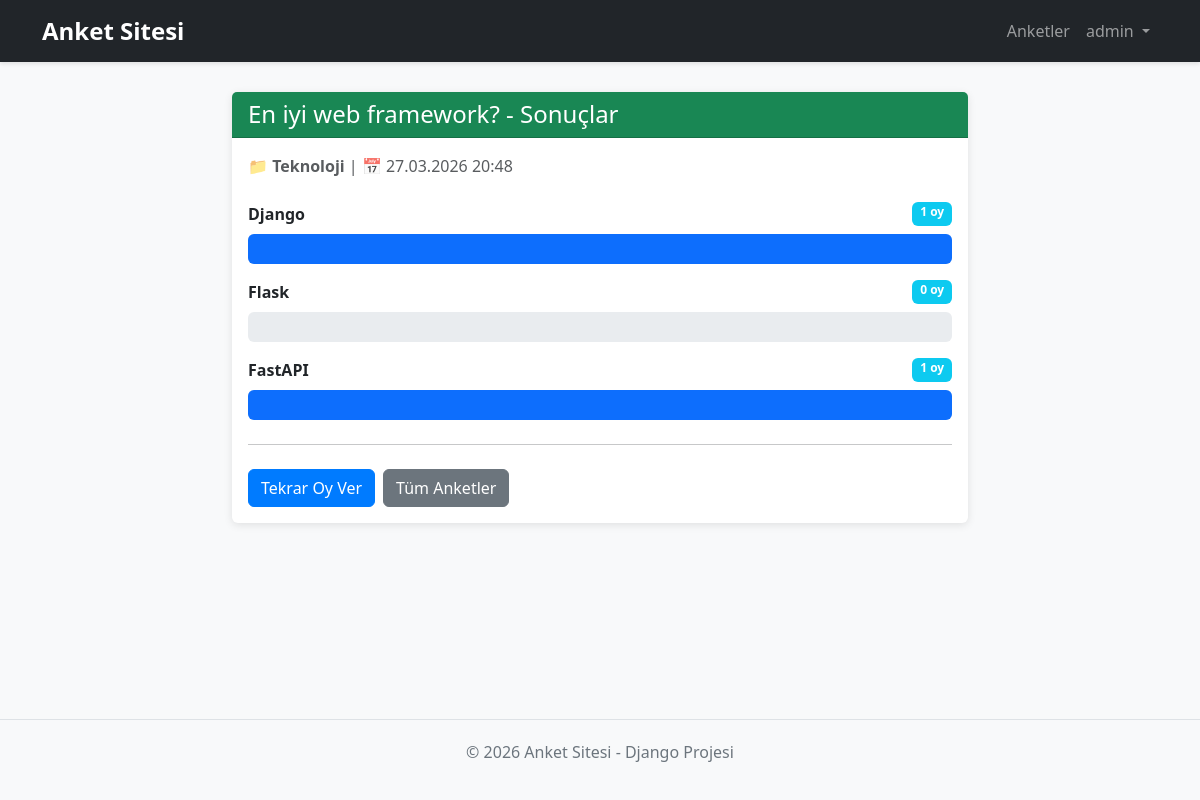
Screenshot of /2/results/ (signed in) with the database file from the repository.
### polls/models.py (models this page shows, shortened)
class Question(models.Model):
    CATEGORY_CHOICES = [
        ('Teknoloji', 'Teknoloji'),
        ('Spor', 'Spor'),
        ('Eğitim', 'Eğitim'),
        ('Siyaset', 'Siyaset'),
        ('Sanat', 'Sanat'),
        ('Diğer', 'Diğer'),
    ]
    question_text = models.CharField(max_length=200)
    pub_date = models.DateTimeField("date published")
    category = models.CharField(max_length=50, choices=CATEGORY_CHOICES, default='Diğer')

class Choice(models.Model):
    question = models.ForeignKey(Question, on_delete=models.CASCADE)
    choice_text = models.CharField(max_length=200)
    votes = models.IntegerField(default=0)

### polls/views.py (the view)
# urls.py: path("<int:pk>/results/", views.ResultsView.as_view(), name="results"),
class ResultsView(generic.DetailView):
    model = Question
    template_name = "polls/results.html"
    def get_context_data(self, **kwargs):
        context = super().get_context_data(**kwargs)
        question = context['question']
        max_votes = max([choice.votes for choice in question.choice_set.all()], default=1)
        context['max_votes'] = max(max_votes, 1)  # Minimum 1 olsun, böylece division by zero olmaz
        return context

### polls/templates/polls/results.html (shortened to what this page needs)
{% extends 'base.html' %}
{% block content %}
<div class="row justify-content-center">
    <div class="col-md-8">
        <div class="card">
            <div class="card-header bg-success text-white">
                <h4 class="mb-0">{{ question.question_text }} - Sonuçlar</h4>
            </div>
            <div class="card-body">
                <p class="text-muted mb-4">
                    📁 <strong>{{ question.category }}</strong> |
                    📅 {{ question.pub_date|date:"d.m.Y H:i" }}
                </p>
                {% for choice in question.choice_set.all %}
                    <div class="mb-3">
                        <div class="d-flex justify-content-between mb-2">
                            <span class="fw-bold">{{ choice.choice_text }}</span>
                            <span class="badge bg-info">{{ choice.votes }} oy</span>
                        </div>
                        <div class="progress" style="height: 30px;">
                            {% widthratio choice.votes max_votes 100 as percentage %}
                            <div class="progress-bar bg-primary" role="progressbar" style="width: {{ percentage }}%" aria-valuenow="{{ percentage }}" aria-valuemin="0" aria-valuemax="100">
                            </div>
                        </div>
                    </div>
                {% endfor %}
                <hr class="my-4">
                <div class="d-grid gap-2 d-md-flex">
                    <a href="{% url 'polls:detail' question.id %}" class="btn btn-primary">
                        Tekrar Oy Ver
                    </a>
                    <a href="{% url 'polls:index' %}" class="btn btn-secondary">
                        Tüm Anketler
                    </a>
                </div>
            </div>
        </div>
    </div>
</div>
{% endblock %}

### polls/templates/base.html (shortened to what this page needs)
<!DOCTYPE html>
<html lang="tr">
<head>
    <link href="https://cdn.jsdelivr.net/npm/bootstrap@5.3.0/dist/css/bootstrap.min.css" rel="stylesheet">
</head>
<body>
    <nav class="navbar navbar-expand-lg navbar-dark bg-dark">
        <div class="container">
            <a class="navbar-brand" href="{% url 'polls:index' %}"> Anket Sitesi</a>
            <div class="collapse navbar-collapse" id="navbarNav">
                <ul class="navbar-nav ms-auto">
                    <li class="nav-item">
                        <a class="nav-link" href="{% url 'polls:index' %}">Anketler</a>
                    </li>
                    {% if user.is_authenticated %}
                        <li class="nav-item dropdown">
                            <a class="nav-link dropdown-toggle" href="#" id="userDropdown" role="button" data-bs-toggle="dropdown">
                                 {{ user.username }}
                            </a>
                        </li>
                    {% else %}
                        <li class="nav-item">
                            <a class="nav-link" href="{% url 'accounts:login' %}">Giriş Yap</a>
                        </li>
                    {% endif %}
                </ul>
            </div>
        </div>
    </nav>
    <main>
        <div class="container">
            {% block content %}{% endblock %}
        </div>
    </main>
    <footer>
        <p>&copy; 2026 Anket Sitesi - Django Projesi</p>
    </footer>
</body>
</html>

### rows the page displays
Question: question_text "En iyi web framework?", category "Teknoloji", pub_date "27.03.2026 20:48"
Choice: choice_text "Django", votes "1", {{ percentage }} 100 (drawn)
Choice: choice_text "Flask", votes "0"
Choice: choice_text "FastAPI", votes "1", {{ percentage }} 100 (drawn)

### other values shown
{{ user.username }} "admin"
